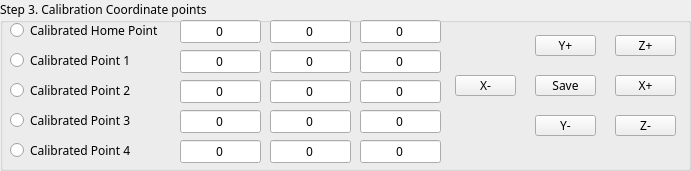
  <widget class="QGroupBox" name="groupBox_Parameter_3">
   <property name="geometry">
    <rect>
     <x>10</x>
     <y>240</y>
     <width>691</width>
     <height>171</height>
    </rect>
   </property>
   <property name="font">
    <font>
     <family>3ds</family>
    </font>
   </property>
   <property name="title">
    <string>Step 3. Calibration Coordinate points</string>
   </property>
   <widget class="QPushButton" name="pushButton_Parameter_Axis_X_Add">
    <property name="geometry">
     <rect>
      <x>615</x>
      <y>75</y>
      <width>61</width>
      <height>21</height>
     </rect>
    </property>
    <property name="font">
     <font>
      <family>3ds</family>
     </font>
    </property>
    <property name="text">
     <string>X+</string>
    </property>
    <property name="autoRepeat">
     <bool>false</bool>
    </property>
    <property name="autoRepeatDelay">
     <number>300</number>
    </property>
   </widget>
   <widget class="QLineEdit" name="lineEdit_Parameter_Axis_Z_0">
    <property name="geometry">
     <rect>
      <x>360</x>
      <y>20</y>
      <width>81</width>
      <height>23</height>
     </rect>
    </property>
    <property name="font">
     <font>
      <family>3ds</family>
     </font>
    </property>
    <property name="focusPolicy">
     <enum>Qt::NoFocus</enum>
    </property>
    <property name="layoutDirection">
     <enum>Qt::LeftToRight</enum>
    </property>
    <property name="text">
     <string>0</string>
    </property>
    <property name="alignment">
     <set>Qt::AlignCenter</set>
    </property>
    <property name="readOnly">
     <bool>false</bool>
    </property>
   </widget>
   <widget class="QLineEdit" name="lineEdit_Parameter_Axis_Y_0">
    <property name="geometry">
     <rect>
      <x>270</x>
      <y>20</y>
      <width>81</width>
      <height>23</height>
     </rect>
    </property>
    <property name="font">
     <font>
      <family>3ds</family>
     </font>
    </property>
    <property name="focusPolicy">
     <enum>Qt::NoFocus</enum>
    </property>
    <property name="layoutDirection">
     <enum>Qt::LeftToRight</enum>
    </property>
    <property name="text">
     <string>0</string>
    </property>
    <property name="alignment">
     <set>Qt::AlignCenter</set>
    </property>
    <property name="readOnly">
     <bool>false</bool>
    </property>
   </widget>
   <widget class="QPushButton" name="pushButton_Parameter_Axis_X_Subtract">
    <property name="geometry">
     <rect>
      <x>455</x>
      <y>75</y>
      <width>61</width>
      <height>21</height>
     </rect>
    </property>
    <property name="font">
     <font>
      <family>3ds</family>
     </font>
    </property>
    <property name="text">
     <string>X-</string>
    </property>
    <property name="autoRepeat">
     <bool>false</bool>
    </property>
    <property name="autoRepeatDelay">
     <number>300</number>
    </property>
   </widget>
   <widget class="QLineEdit" name="lineEdit_Parameter_Axis_X_0">
    <property name="geometry">
     <rect>
      <x>180</x>
      <y>20</y>
      <width>81</width>
      <height>23</height>
     </rect>
    </property>
    <property name="font">
     <font>
      <family>3ds</family>
     </font>
    </property>
    <property name="focusPolicy">
     <enum>Qt::NoFocus</enum>
    </property>
    <property name="layoutDirection">
     <enum>Qt::LeftToRight</enum>
    </property>
    <property name="text">
     <string>0</string>
    </property>
    <property name="alignment">
     <set>Qt::AlignCenter</set>
    </property>
    <property name="readOnly">
     <bool>false</bool>
    </property>
   </widget>
   <widget class="QPushButton" name="pushButton_Parameter_Axis_Save">
    <property name="geometry">
     <rect>
      <x>535</x>
      <y>75</y>
      <width>61</width>
      <height>21</height>
     </rect>
    </property>
    <property name="font">
     <font>
      <family>3ds</family>
     </font>
    </property>
    <property name="text">
     <string>Save</string>
    </property>
    <property name="autoRepeat">
     <bool>false</bool>
    </property>
    <property name="autoRepeatDelay">
     <number>300</number>
    </property>
   </widget>
   <widget class="QLineEdit" name="lineEdit_Parameter_Axis_Z_1">
    <property name="geometry">
     <rect>
      <x>360</x>
      <y>50</y>
      <width>81</width>
      <height>23</height>
     </rect>
    </property>
    <property name="font">
     <font>
      <family>3ds</family>
     </font>
    </property>
    <property name="focusPolicy">
     <enum>Qt::NoFocus</enum>
    </property>
    <property name="layoutDirection">
     <enum>Qt::LeftToRight</enum>
    </property>
    <property name="text">
     <string>0</string>
    </property>
    <property name="alignment">
     <set>Qt::AlignCenter</set>
    </property>
    <property name="readOnly">
     <bool>false</bool>
    </property>
   </widget>
   <widget class="QLineEdit" name="lineEdit_Parameter_Axis_Y_1">
    <property name="geometry">
     <rect>
      <x>270</x>
      <y>50</y>
      <width>81</width>
      <height>23</height>
     </rect>
    </property>
    <property name="font">
     <font>
      <family>3ds</family>
     </font>
    </property>
    <property name="focusPolicy">
     <enum>Qt::NoFocus</enum>
    </property>
    <property name="layoutDirection">
     <enum>Qt::LeftToRight</enum>
    </property>
    <property name="text">
     <string>0</string>
    </property>
    <property name="alignment">
     <set>Qt::AlignCenter</set>
    </property>
    <property name="readOnly">
     <bool>false</bool>
    </property>
   </widget>
   <widget class="QLineEdit" name="lineEdit_Parameter_Axis_Z_2">
    <property name="geometry">
     <rect>
      <x>360</x>
      <y>80</y>
      <width>81</width>
      <height>23</height>
     </rect>
    </property>
    <property name="font">
     <font>
      <family>3ds</family>
     </font>
    </property>
    <property name="focusPolicy">
     <enum>Qt::NoFocus</enum>
    </property>
    <property name="layoutDirection">
     <enum>Qt::LeftToRight</enum>
    </property>
    <property name="text">
     <string>0</string>
    </property>
    <property name="alignment">
     <set>Qt::AlignCenter</set>
    </property>
    <property name="readOnly">
     <bool>false</bool>
    </property>
   </widget>
   <widget class="QLineEdit" name="lineEdit_Parameter_Axis_Y_2">
    <property name="geometry">
     <rect>
      <x>270</x>
      <y>80</y>
      <width>81</width>
      <height>23</height>
     </rect>
    </property>
    <property name="font">
     <font>
      <family>3ds</family>
     </font>
    </property>
    <property name="focusPolicy">
     <enum>Qt::NoFocus</enum>
    </property>
    <property name="layoutDirection">
     <enum>Qt::LeftToRight</enum>
    </property>
    <property name="text">
     <string>0</string>
    </property>
    <property name="alignment">
     <set>Qt::AlignCenter</set>
    </property>
    <property name="readOnly">
     <bool>false</bool>
    </property>
   </widget>
   <widget class="QLineEdit" name="lineEdit_Parameter_Axis_Z_3">
    <property name="geometry">
     <rect>
      <x>360</x>
      <y>110</y>
      <width>81</width>
      <height>23</height>
     </rect>
    </property>
    <property name="font">
     <font>
      <family>3ds</family>
     </font>
    </property>
    <property name="focusPolicy">
     <enum>Qt::NoFocus</enum>
    </property>
    <property name="layoutDirection">
     <enum>Qt::LeftToRight</enum>
    </property>
    <property name="text">
     <string>0</string>
    </property>
    <property name="alignment">
     <set>Qt::AlignCenter</set>
    </property>
    <property name="readOnly">
     <bool>false</bool>
    </property>
   </widget>
   <widget class="QLineEdit" name="lineEdit_Parameter_Axis_Y_3">
    <property name="geometry">
     <rect>
      <x>270</x>
      <y>110</y>
      <width>81</width>
      <height>23</height>
     </rect>
    </property>
    <property name="font">
     <font>
      <family>3ds</family>
     </font>
    </property>
    <property name="focusPolicy">
     <enum>Qt::NoFocus</enum>
    </property>
    <property name="layoutDirection">
     <enum>Qt::LeftToRight</enum>
    </property>
    <property name="text">
     <string>0</string>
    </property>
    <property name="alignment">
     <set>Qt::AlignCenter</set>
    </property>
    <property name="readOnly">
     <bool>false</bool>
    </property>
   </widget>
   <widget class="QLineEdit" name="lineEdit_Parameter_Axis_Z_4">
    <property name="geometry">
     <rect>
      <x>360</x>
      <y>140</y>
      <width>81</width>
      <height>23</height>
     </rect>
    </property>
    <property name="font">
     <font>
      <family>3ds</family>
     </font>
    </property>
    <property name="focusPolicy">
     <enum>Qt::NoFocus</enum>
    </property>
    <property name="layoutDirection">
     <enum>Qt::LeftToRight</enum>
    </property>
    <property name="text">
     <string>0</string>
    </property>
    <property name="alignment">
     <set>Qt::AlignCenter</set>
    </property>
    <property name="readOnly">
     <bool>false</bool>
    </property>
   </widget>
   <widget class="QLineEdit" name="lineEdit_Parameter_Axis_Y_4">
    <property name="geometry">
     <rect>
      <x>270</x>
      <y>140</y>
      <width>81</width>
      <height>23</height>
     </rect>
    </property>
    <property name="font">
     <font>
      <family>3ds</family>
     </font>
    </property>
    <property name="focusPolicy">
     <enum>Qt::NoFocus</enum>
    </property>
    <property name="layoutDirection">
     <enum>Qt::LeftToRight</enum>
    </property>
    <property name="text">
     <string>0</string>
    </property>
    <property name="alignment">
     <set>Qt::AlignCenter</set>
    </property>
    <property name="readOnly">
     <bool>false</bool>
    </property>
   </widget>
   <widget class="QLineEdit" name="lineEdit_Parameter_Axis_X_1">
    <property name="geometry">
     <rect>
      <x>180</x>
      <y>50</y>
      <width>81</width>
      <height>23</height>
     </rect>
    </property>
    <property name="font">
     <font>
      <family>3ds</family>
     </font>
    </property>
    <property name="focusPolicy">
     <enum>Qt::NoFocus</enum>
    </property>
    <property name="layoutDirection">
     <enum>Qt::LeftToRight</enum>
    </property>
    <property name="text">
     <string>0</string>
    </property>
    <property name="alignment">
     <set>Qt::AlignCenter</set>
    </property>
    <property name="readOnly">
     <bool>false</bool>
    </property>
   </widget>
   <widget class="QLineEdit" name="lineEdit_Parameter_Axis_X_2">
    <property name="geometry">
     <rect>
      <x>180</x>
      <y>80</y>
      <width>81</width>
      <height>23</height>
     </rect>
    </property>
    <property name="font">
     <font>
      <family>3ds</family>
     </font>
    </property>
    <property name="focusPolicy">
     <enum>Qt::NoFocus</enum>
    </property>
    <property name="layoutDirection">
     <enum>Qt::LeftToRight</enum>
    </property>
    <property name="text">
     <string>0</string>
    </property>
    <property name="alignment">
     <set>Qt::AlignCenter</set>
    </property>
    <property name="readOnly">
     <bool>false</bool>
    </property>
   </widget>
   <widget class="QLineEdit" name="lineEdit_Parameter_Axis_X_3">
    <property name="geometry">
     <rect>
      <x>180</x>
      <y>110</y>
      <width>81</width>
      <height>23</height>
     </rect>
    </property>
    <property name="font">
     <font>
      <family>3ds</family>
     </font>
    </property>
    <property name="focusPolicy">
     <enum>Qt::NoFocus</enum>
    </property>
    <property name="layoutDirection">
     <enum>Qt::LeftToRight</enum>
    </property>
    <property name="text">
     <string>0</string>
    </property>
    <property name="alignment">
     <set>Qt::AlignCenter</set>
    </property>
    <property name="readOnly">
     <bool>false</bool>
    </property>
   </widget>
   <widget class="QLineEdit" name="lineEdit_Parameter_Axis_X_4">
    <property name="geometry">
     <rect>
      <x>180</x>
      <y>140</y>
      <width>81</width>
      <height>23</height>
     </rect>
    </property>
    <property name="font">
     <font>
      <family>3ds</family>
     </font>
    </property>
    <property name="focusPolicy">
     <enum>Qt::NoFocus</enum>
    </property>
    <property name="layoutDirection">
     <enum>Qt::LeftToRight</enum>
    </property>
    <property name="text">
     <string>0</string>
    </property>
    <property name="alignment">
     <set>Qt::AlignCenter</set>
    </property>
    <property name="readOnly">
     <bool>false</bool>
    </property>
   </widget>
   <widget class="QPushButton" name="pushButton_Parameter_Axis_Y_Subtract">
    <property name="geometry">
     <rect>
      <x>535</x>
      <y>115</y>
      <width>61</width>
      <height>21</height>
     </rect>
    </property>
    <property name="font">
     <font>
      <family>3ds</family>
     </font>
    </property>
    <property name="text">
     <string>Y-</string>
    </property>
    <property name="autoRepeat">
     <bool>false</bool>
    </property>
    <property name="autoRepeatDelay">
     <number>300</number>
    </property>
   </widget>
   <widget class="QPushButton" name="pushButton_Parameter_Axis_Z_Subtract">
    <property name="geometry">
     <rect>
      <x>615</x>
      <y>115</y>
      <width>61</width>
      <height>21</height>
     </rect>
    </property>
    <property name="font">
     <font>
      <family>3ds</family>
     </font>
    </property>
    <property name="text">
     <string>Z-</string>
    </property>
    <property name="autoRepeat">
     <bool>false</bool>
    </property>
    <property name="autoRepeatDelay">
     <number>300</number>
    </property>
   </widget>
   <widget class="QPushButton" name="pushButton_Parameter_Axis_Y_Add">
    <property name="geometry">
     <rect>
      <x>535</x>
      <y>35</y>
      <width>61</width>
      <height>21</height>
     </rect>
    </property>
    <property name="font">
     <font>
      <family>3ds</family>
     </font>
    </property>
    <property name="text">
     <string>Y+</string>
    </property>
    <property name="autoRepeat">
     <bool>false</bool>
    </property>
    <property name="autoRepeatDelay">
     <number>300</number>
    </property>
   </widget>
   <widget class="QPushButton" name="pushButton_Parameter_Axis_Z_Add">
    <property name="geometry">
     <rect>
      <x>615</x>
      <y>35</y>
      <width>61</width>
      <height>21</height>
     </rect>
    </property>
    <property name="font">
     <font>
      <family>3ds</family>
     </font>
    </property>
    <property name="text">
     <string>Z+</string>
    </property>
    <property name="autoRepeat">
     <bool>false</bool>
    </property>
    <property name="autoRepeatDelay">
     <number>300</number>
    </property>
   </widget>
   <widget class="QRadioButton" name="radioButton_Parameter_Point_4">
    <property name="geometry">
     <rect>
      <x>10</x>
      <y>140</y>
      <width>161</width>
      <height>21</height>
     </rect>
    </property>
    <property name="font">
     <font>
      <family>3ds</family>
     </font>
    </property>
    <property name="text">
     <string>Calibrated Point 4</string>
    </property>
    <property name="checkable">
     <bool>true</bool>
    </property>
    <property name="checked">
     <bool>false</bool>
    </property>
    <property name="autoExclusive">
     <bool>false</bool>
    </property>
   </widget>
   <widget class="QRadioButton" name="radioButton_Parameter_Point_2">
    <property name="geometry">
     <rect>
      <x>10</x>
      <y>80</y>
      <width>161</width>
      <height>21</height>
     </rect>
    </property>
    <property name="font">
     <font>
      <family>3ds</family>
     </font>
    </property>
    <property name="text">
     <string>Calibrated Point 2</string>
    </property>
    <property name="checkable">
     <bool>true</bool>
    </property>
    <property name="checked">
     <bool>false</bool>
    </property>
    <property name="autoExclusive">
     <bool>false</bool>
    </property>
   </widget>
   <widget class="QRadioButton" name="radioButton_Parameter_Point_1">
    <property name="geometry">
     <rect>
      <x>10</x>
      <y>50</y>
      <width>161</width>
      <height>21</height>
     </rect>
    </property>
    <property name="font">
     <font>
      <family>3ds</family>
     </font>
    </property>
    <property name="text">
     <string>Calibrated Point 1</string>
    </property>
    <property name="checkable">
     <bool>true</bool>
    </property>
    <property name="checked">
     <bool>false</bool>
    </property>
    <property name="autoRepeat">
     <bool>false</bool>
    </property>
    <property name="autoExclusive">
     <bool>false</bool>
    </property>
   </widget>
   <widget class="QRadioButton" name="radioButton_Parameter_Point_3">
    <property name="geometry">
     <rect>
      <x>10</x>
      <y>110</y>
      <width>161</width>
      <height>21</height>
     </rect>
    </property>
    <property name="font">
     <font>
      <family>3ds</family>
     </font>
    </property>
    <property name="text">
     <string>Calibrated Point 3</string>
    </property>
    <property name="checkable">
     <bool>true</bool>
    </property>
    <property name="checked">
     <bool>false</bool>
    </property>
    <property name="autoExclusive">
     <bool>false</bool>
    </property>
   </widget>
   <widget class="QRadioButton" name="radioButton_Parameter_Point_0">
    <property name="enabled">
     <bool>true</bool>
    </property>
    <property name="geometry">
     <rect>
      <x>10</x>
      <y>20</y>
      <width>161</width>
      <height>21</height>
     </rect>
    </property>
    <property name="font">
     <font>
      <family>3ds</family>
     </font>
    </property>
    <property name="text">
     <string>Calibrated Home Point</string>
    </property>
    <property name="checkable">
     <bool>true</bool>
    </property>
    <property name="checked">
     <bool>false</bool>
    </property>
    <property name="autoRepeat">
     <bool>false</bool>
    </property>
    <property name="autoExclusive">
     <bool>false</bool>
    </property>
   </widget>
  </widget>
